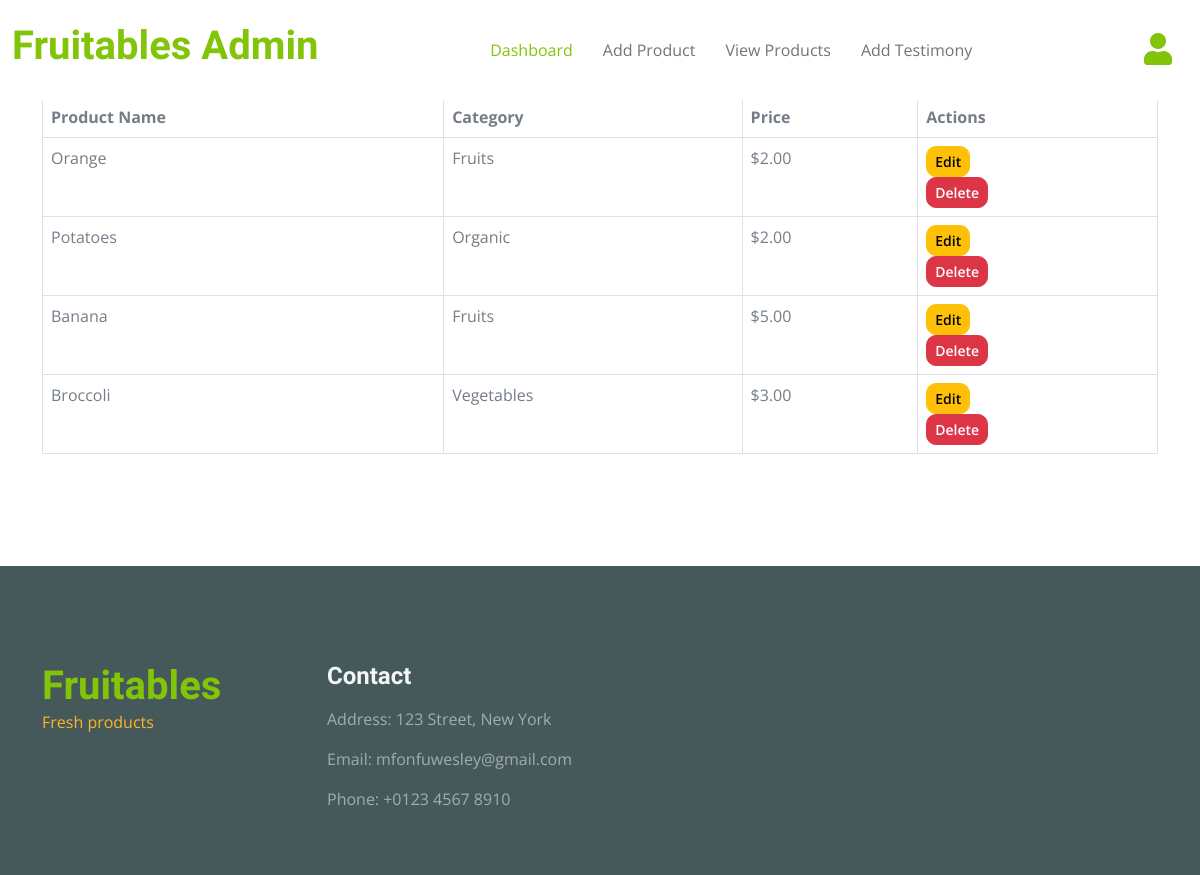
The app's page /user/admin/products (signed in) with its own data.
### fruits/models.py (models this page shows, shortened)
class Fruits(models.Model):
    name = models.CharField(max_length=100)
    category = models.ForeignKey(Category, on_delete=models.SET_NULL, null=True)
    price = models.DecimalField(default="1.00", decimal_places=2, max_digits=10)
    image = models.ImageField(upload_to="images/")
    description = models.TextField()
    rating = models.IntegerField(default=1)
    updated = models.DateTimeField(auto_now=True)
    created = models.DateTimeField(auto_now_add=True)
    class Meta:
        ordering = ['-updated', '-created']

class Category(models.Model):
    category = models.CharField(max_length=100)
    def __str__(self):
        return self.category

### users/models.py (models this page shows, shortened)
class User(AbstractUser):
    full_name = models.CharField(max_length=100)
    username = models.CharField(max_length=100, unique=True)
    email = models.EmailField(unique=True)
    updated = models.DateTimeField(auto_now=True)
    created = models.DateTimeField(auto_now_add=True)
    USERNAME_FIELD = "email"
    REQUIRED_FIELDS = ["username"]

### admin_user/views.py (the view)
# urls.py: path("products", views.admin_products_view, name="products"),
def admin_products_view(request):
    if request.user.is_authenticated and request.user.is_superuser == False:
        return redirect("home")
    elif request.user.is_authenticated == False:
        return redirect("home")
    products = Fruits.objects.all()
    return render(request, "pages/admin/view_products.html", {"products": products})

### templates/pages/admin/view_products.html (shortened to what this page needs)
{% extends 'components/layout.html' %}
{% block content %}
{% include 'components/admin/navbar.html' %}
<div class="container-fluid py-5 mt-5">
        <div class="container">
            <div class="row g-4">
                <div class="col-lg-12">
                    <table class="table table-bordered">
                        <thead>
                            <tr>
                                <th>Product Name</th>
                                <th>Category</th>
                                <th>Price</th>
                                <th>Actions</th>
                            </tr>
                        </thead>
                        <tbody>
                            {% for product in products %}
                            <tr>
                                <td>{{product.name}}</td>
                                <td>{{product.category}}</td>
                                <td>${{product.price}}</td>
                                <td>
                                    <a href="{% url 'edit_product' product.id %}" class="btn btn-warning btn-sm">Edit</a>
                                    <form action="{% url 'delete_product' product.id %}" method="post">
                                        <button type="submit" class="btn btn-danger btn-sm">
                                            Delete
                                        </button>
                                    </form>
                                </td>
                            </tr>
                            {% endfor %}
                        </tbody>
                    </table>
                </div>
            </div>
        </div>
    </div>
{% include 'components/admin/footer.html' %}
{% endblock %}

### templates/components/layout.html (shortened to what this page needs)
{% load static %}
<!DOCTYPE html>
<html lang="en">
<head>
    <link rel="stylesheet" href="{% static 'css/bootstrap.min.css' %}">
    <link rel="stylesheet" href="{% static 'css/style.css' %}">
    <link rel="stylesheet" href="{% static 'lib/owlcarousel/assets/owl.carousel.min.css' %}">
    <link rel="stylesheet" href="{% static 'lib/lightbox/css/lightbox.min.css' %}">
    <link href="https://cdn.jsdelivr.net/npm/bootstrap-icons@1.4.1/font/bootstrap-icons.css" rel="stylesheet">
    <link rel="stylesheet" href="https://use.fontawesome.com/releases/v5.15.4/css/all.css"/>
</head>
<body>
    {% block content %}
    {% endblock %}
</body>
</html>

### templates/components/admin/navbar.html (shortened to what this page needs)
<div class="container-fluid fixed-top">
    <nav class="navbar navbar-light bg-white navbar-expand-xl">
        <a href="{% url 'dashboard' %}" class="navbar-brand"><h1 class="text-primary display-6">Fruitables Admin</h1></a>
        <div class="collapse navbar-collapse" id="navbarCollapse">
            <div class="navbar-nav mx-auto">
                <a href="{% url 'dashboard' %}" class="nav-item nav-link active">Dashboard</a>
                <a href="{% url 'add_product' %}" class="nav-item nav-link">Add Product</a>
                <a href="{% url 'products' %}" class="nav-item nav-link">View Products</a>
                <a href="{% url 'add_testimony' %}" class="nav-item nav-link">Add Testimony</a>
            </div>
            <div class="d-flex m-3">
                <a href="#" class="my-auto"><i class="fas fa-user fa-2x"></i></a>
            </div>
        </div>
    </nav>
</div>

### templates/components/admin/footer.html
<div class="container-fluid bg-dark text-white-50 footer pt-5 mt-5">
    <div class="container py-5">
        <div class="row g-4">
            <div class="col-lg-3">
                <h1 class="text-primary mb-0">Fruitables</h1>
                <p class="text-secondary mb-0">Fresh products</p>
            </div>
            <div class="col-lg-3">
                <h4 class="text-light mb-3">Contact</h4>
                <p>Address: 123 Street, New York</p>
                <p>Email: {{request.user.email}}</p>
                <p>Phone: +0123 4567 8910</p>
            </div>
        </div>
    </div>
</div>

### static/css/style.css (style rules this page uses)
.btn { font-weight: 600; transition: .5s; }
.fixed-top { transition: 0.5s; background: var(--bs-white); border: 0; }
.navbar .navbar-nav .nav-link { padding: 10px 15px; font-size: 16px; transition: .5s; }
.navbar { height: 100px; border-bottom: 1px solid rgba(255, 255, 255, .1); }
.navbar .navbar-nav .nav-link:hover, .navbar .navbar-nav .nav-link.active, .fixed-top.bg-white .navbar .navbar-nav .nav-link:hover, .fixed-top.bg-white .navbar .navbar-nav .nav-link.active { color: var(--bs-primary); }

### records on screen
Fruits: name "Orange", category "Fruits", price "2.00"
Fruits: name "Potatoes", category "Organic", price "2.00"
Fruits: name "Banana", category "Fruits", price "5.00"
Fruits: name "Broccoli", category "Vegetables", price "3.00"
User: user.email "mfonfuwesley@gmail.com"
